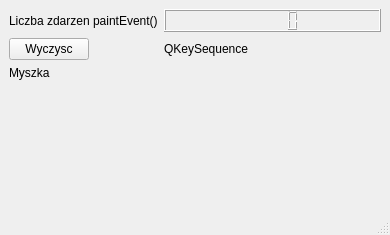
<?xml version="1.0" encoding="UTF-8"?>
<ui version="4.0">
 <class>ui_keysequencelabel</class>
 <widget class="QMainWindow" name="ui_keysequencelabel">
  <property name="geometry">
   <rect>
    <x>0</x>
    <y>0</y>
    <width>390</width>
    <height>235</height>
   </rect>
  </property>
  <property name="windowTitle">
   <string>MainWindow</string>
  </property>
  <widget class="QWidget" name="centralwidget">
   <property name="sizePolicy">
    <sizepolicy hsizetype="Expanding" vsizetype="Expanding">
     <horstretch>0</horstretch>
     <verstretch>0</verstretch>
    </sizepolicy>
   </property>
   <layout class="QFormLayout" name="formLayout">
    <item row="0" column="0">
     <widget class="QLabel" name="label">
      <property name="text">
       <string>Liczba zdarzen paintEvent()</string>
      </property>
     </widget>
    </item>
    <item row="1" column="0">
     <widget class="QPushButton" name="clearButton">
      <property name="text">
       <string>Wyczysc</string>
      </property>
     </widget>
    </item>
    <item row="1" column="1">
     <widget class="QLabel" name="label_2">
      <property name="text">
       <string>QKeySequence</string>
      </property>
     </widget>
    </item>
    <item row="2" column="0">
     <widget class="QLabel" name="mouseLabel">
      <property name="text">
       <string>Myszka</string>
      </property>
     </widget>
    </item>
    <item row="0" column="1">
     <widget class="QLCDNumber" name="lcdNumber"/>
    </item>
   </layout>
  </widget>
  <widget class="QMenuBar" name="menubar">
   <property name="geometry">
    <rect>
     <x>0</x>
     <y>0</y>
     <width>390</width>
     <height>22</height>
    </rect>
   </property>
  </widget>
  <widget class="QStatusBar" name="statusbar"/>
 </widget>
 <resources/>
 <connections/>
</ui>
